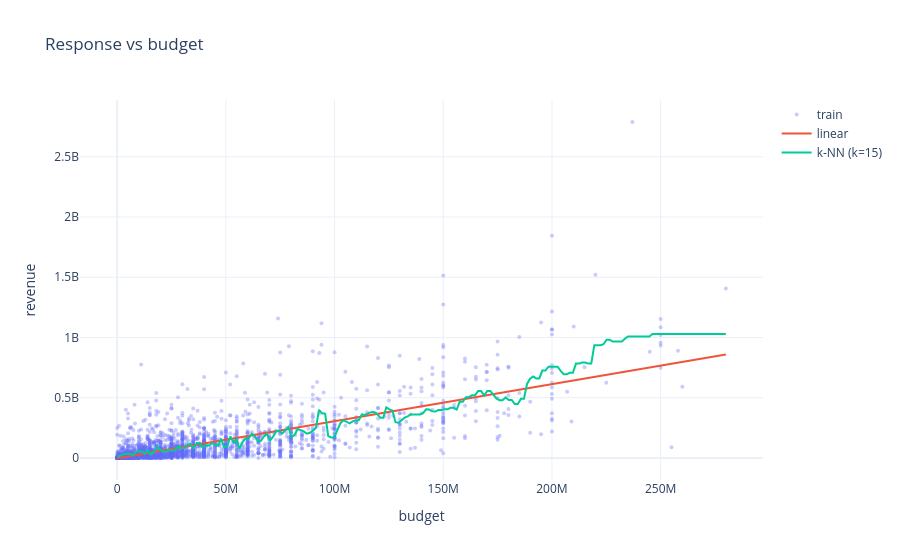

Notebook source saved alongside this figure:
### Markdown cell above
## Linear vs $k$-NN on a single feature

Projecting onto one feature (budget) makes the comparison visual. The linear fit is a global straight line; $k$-NN traces the local average of nearby training points. In sparse regions $k$-NN falls back toward the global mean, while the linear model extrapolates indefinitely — each approach has its failure mode.

### Code cell
fig2, _feat = helpers.linear_vs_knn_single_feature_figure(summary["X_train"], summary["y_train"], target)
fig2.show()

### Figure 1 — Plotly figure (JSON) as saved in the notebook; plotly's stock layout.template omitted (floating-point values rounded to 4 significant figures; data arrays with more than 128 entries replaced by an {"elided": "..."} marker saying what was removed)
{"data": [{"marker": {"opacity": 0.35, "size": 4}, "mode": "markers", "name": "train", "type": "scatter", "x": {"elided": "2421 int values"}, "y": {"elided": "2421 int values"}}, {"mode": "lines", "name": "linear", "type": "scatter", "x": {"elided": "200 float values"}, "y": {"elided": "200 float values"}}, {"mode": "lines", "name": "k-NN (k=15)", "type": "scatter", "x": {"elided": "200 float values"}, "y": {"elided": "200 float values"}}], "layout": {"title": {"text": "Response vs budget"}, "xaxis": {"title": {"text": "budget"}}, "yaxis": {"title": {"text": "revenue"}}}}
